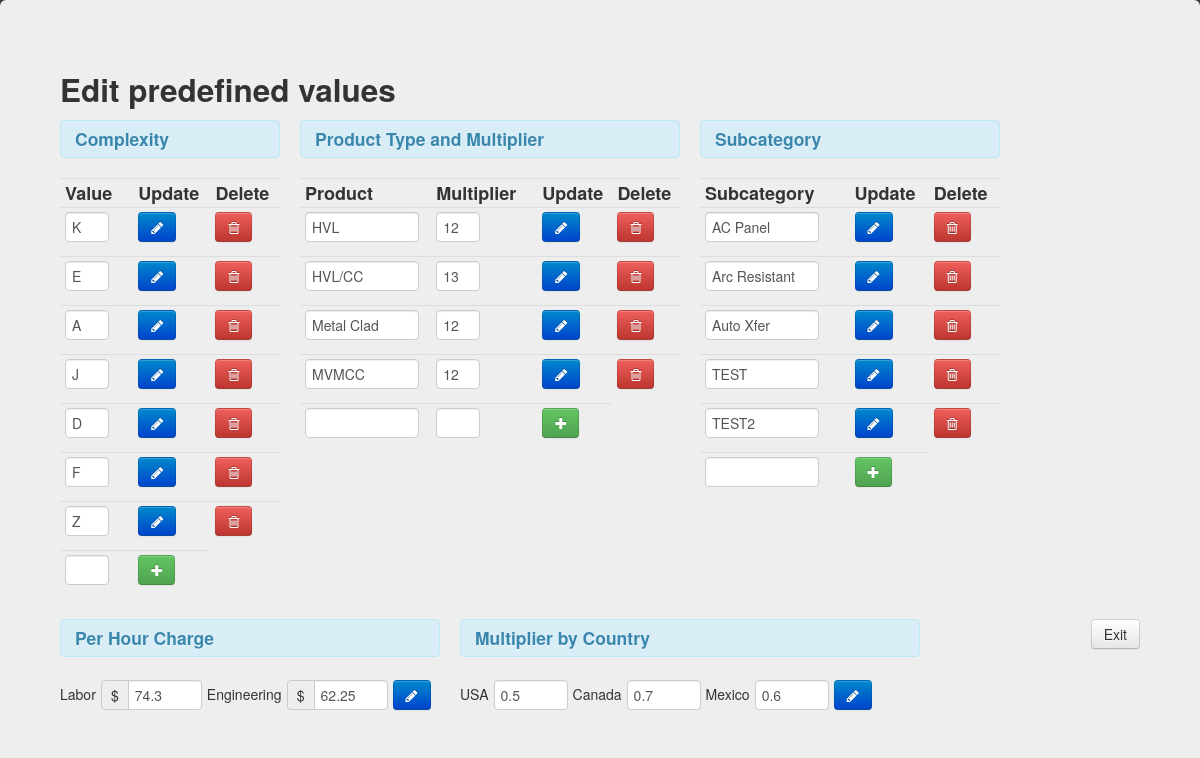
Page /predefinedEdit.php on the committed database.
### tables this page shows
CREATE TABLE IF NOT EXISTS `Complexity` (
  `Id` int(11) NOT NULL AUTO_INCREMENT,
  `Name` varchar(50) DEFAULT NULL,
  PRIMARY KEY (`Id`)
);

CREATE TABLE IF NOT EXISTS `Product_type` (
  `Name` varchar(50) NOT NULL DEFAULT '',
  `Multiplier` decimal(10,0) DEFAULT NULL,
  `Id` int(11) NOT NULL AUTO_INCREMENT,
  PRIMARY KEY (`Name`),
  UNIQUE KEY `Id` (`Id`),
  UNIQUE KEY `Id_2` (`Id`)
);

CREATE TABLE IF NOT EXISTS `Subcategory` (
  `Id` int(11) NOT NULL DEFAULT '0',
  `Name` varchar(50) DEFAULT NULL,
  PRIMARY KEY (`Id`)
);

CREATE TABLE IF NOT EXISTS `Price_per_hour` (
  `Labor` float DEFAULT NULL,
  `Engineering` float DEFAULT NULL
);

CREATE TABLE IF NOT EXISTS `Country` (
  `Name` varchar(50) NOT NULL DEFAULT '',
  `Multiplier` float DEFAULT NULL,
  PRIMARY KEY (`Name`)
);

### predefinedEdit.php (the view, shortened to what this page needs)
<!DOCTYPE html>
<html lang="en">
 <head>
    <link href="./bootstrap/css/bootstrap.min.css" rel="stylesheet">
    <link rel="stylesheet" href="./css/font-awesome.min.css">
  </head>
  <body>
	<div class="hero-unit">
		<h2>Edit predefined values</h2>
		<div class="row">
		<div class="span3">
		<div class="alert alert-info"><h4>Complexity</h4></div>
		<table class="table table-condensed">
			<tr><th>Value</th><th></th><th>Update</th><th>Delete</th></tr>
		<?php
			$query = "SELECT * FROM Complexity";
			$result = mysql_query($query) or die("Query failed : " . mysql_error());
			while($row = mysql_fetch_array($result))
			{
				echo "<form action='modifyComplexity.php' method='post'><tr>";
				echo "<td><input type='text' name='NewName' style='width:30px' value='".$row['Name']."' ></td>";
				echo "<td><input type='hidden' name='Id' value='".$row['Id']."'></td>";
				echo "<td><button class='btn btn-primary' type='submit'><i class='icon-pencil'></i></a></td>";
				echo "<td><a href='modifyComplexity.php?request=delete&id=".$row['Id']."' class='btn btn-danger' name='delete'><i class='icon-trash'></i></a></td>";
				echo "</tr></form>";
			}
?>
		<form action="modifyComplexity.php" method="post">
		<tr><td><input type='text' style="width:30px" name='Name'></td><td></td><td><button class="btn btn-success" href type="submit"><i class="icon-plus"></i></button></td></tr>
		</form>
		</table>
	</div>
	<div class="span5">
		<div class="alert alert-info"><h4>Product Type and Multiplier</h4></div>
                <table class="table table-condensed">
			<tr><th>Product</th><th>Multiplier</th><th></th><th>Update</th><th>Delete</th></tr>
		<?php
			$query = "SELECT * FROM Product_type";
			$result = mysql_query($query);
			while($row = mysql_fetch_array($result))
			{
				echo "<form action='modifyProduct.php' method='post'><tr>";
				echo "<td><input type='text' name='NewName' style='width:100px' value='".$row['Name']."' ></td>";
				echo "<td><input type='text' name='NewMultiplier' style='width:30px' value='".$row['Multiplier']."'></td>";
				echo "<td><input type='hidden' name='Id' value='".$row['Id']."'></td>";
				echo "<td><button class='btn btn-primary' type='submit'><i class='icon-pencil'></i></a></td>";
				echo "<td><a href='modifyProduct.php?request=delete&id=".$row['Id']."' class='btn btn-danger' name='delete'><i class='icon-trash'></i></a></td>";
				echo "</tr></form>";
			}
?>
		<form action="modifyProduct.php" method="post">
		<tr><td><input type="text" name="Name" style="width:100px"></td><td><input type="text" name="Multiplier" style="width:30px"></td><td></td><td><button class="btn btn-success" href type="submit"><i class="icon-plus"></i></button></td></tr>
		</form>
		</table>
	</div>
	<div class="span4">
		<div class="alert alert-info"><h4>Subcategory</h4></div>
                <table class="table table-condensed">
			<tr><th>Subcategory</th><th></th><th>Update</th><th>Delete</th></tr>
		<?php
			$query = "SELECT * FROM Subcategory";
			$result = mysql_query($query);
			while($row = mysql_fetch_array($result))
			{
				echo "<form action='modifySubcategory.php' method='post'><tr>";
				echo "<td><input type='text' name='NewName' style='width:100px' value='".$row['Name']."' ></td>";
				echo "<td><input type='hidden' name='Id' value='".$row['Id']."'></td>";
				echo "<td><button class='btn btn-primary' type='submit'><i class='icon-pencil'></i></a></td>";
				echo "<td><a href='modifySubcategory.php?request=delete&id=".$row['Id']."' class='btn btn-danger' name='delete'><i class='icon-trash'></i></a></td>";
				echo "</tr></form>";
			}
?>
		<form action="modifySubcategory.php" method="post">
		<tr><td><input type="text" name="Name" style="width:100px"></td><td></td><td><button class="btn btn-success" href type="submit"><i class="icon-plus"></i></button></td></tr>
		</form>
		</table>
		</div>
</div>
<div class="row">
<?php
			$query = "SELECT * FROM Price_per_hour";
			$result = mysql_query($query);
			$row = mysql_fetch_assoc($result);
?>
	<div class="span5">
	<div class="alert alert-info"><h4>Per Hour Charge</h4></div>
	<div class="row">
	<form action="modifyCost.php" method="post" class="form-inline">
		<label style="margin-left:20px">Labor</label>
		<div class="input-prepend" >
		<span class="add-on" style="float:left;">$</span>
		<input type="text" name="Labor" style="width:60px;" value="<?php echo $row['Labor']; ?>">
		</div>
		<label>Engineering</label>
		<div class="input-prepend">
		<span class="add-on" style="float:left;">$</span>
		<input type="text" name="Engineering" style="width:60px;" value="<?php echo $row['Engineering']; ?>">
		</div>
		<button type="submit" class="btn btn-primary"><i class="icon-pencil"></i></button>
	</form>
	</div>
	</div>
<?php
	$query = "SELECT * FROM Country WHERE Name='USA'";
	$result = mysql_query($query);
	$row = mysql_fetch_assoc($result);
	$usa = $row['Multiplier'];
	$query = "SELECT * FROM Country WHERE Name='Canada'";
	$result = mysql_query($query);
	$row = mysql_fetch_assoc($result);
	$canada = $row['Multiplier'];
	$query = "SELECT * FROM Country WHERE Name='Mexico'";
	$result = mysql_query($query);
	$row = mysql_fetch_assoc($result);
	$mexico = $row['Multiplier'];
?>
	<div class="span6">
	<div class="alert alert-info"><h4>Multiplier by Country</h4></div>
	<div class="row">
	<form action="modifyMultiplier.php" method="post" class="form-inline">
		<label style="margin-left:20px;">USA</label>
		<input type="text" name="USA" style="width:60px; " value="<?php echo $usa; ?>">
		<label >Canada</label>
		<input type="text" name="Canada" style="width:60px;" value="<?php echo $canada; ?>">
		<label >Mexico</label>
		<input type="text" name="Mexico" style="width:60px;" value="<?php echo $mexico; ?>">
		<button type="submit" class="btn btn-primary"><i class="icon-pencil"></i></button>
	</form>
	</div>
	</div>
	<a href="./homepage.php" class="btn" style="float:right;">Exit</a>
</div>
</div>
  </body>
 </html>

### predefinedEdit.php (style rules this page uses)
html { height: 100%; }
body { height: 100%; background: url( "./images/low_contrast_linen.png") repeat scroll 0 0 transparent; }

### rows in the picture
complexity: NewName "K"
complexity: NewName "E"
complexity: NewName "A"
complexity: NewName "J"
complexity: NewName "D"
complexity: NewName "F"
complexity: NewName "Z"
product_type: NewName "HVL", NewMultiplier "12"
product_type: NewName "HVL/CC", NewMultiplier "13"
product_type: NewName "Metal Clad", NewMultiplier "12"
product_type: NewName "MVMCC", NewMultiplier "12"
subcategory: NewName "AC Panel"
subcategory: NewName "Arc Resistant"
subcategory: NewName "Auto Xfer"
subcategory: NewName "TEST"
subcategory: NewName "TEST2"
price_per_hour: Labor "74.3", Engineering "62.25"
country: USA "0.5"
country: Canada "0.7"
country: Mexico "0.6"
